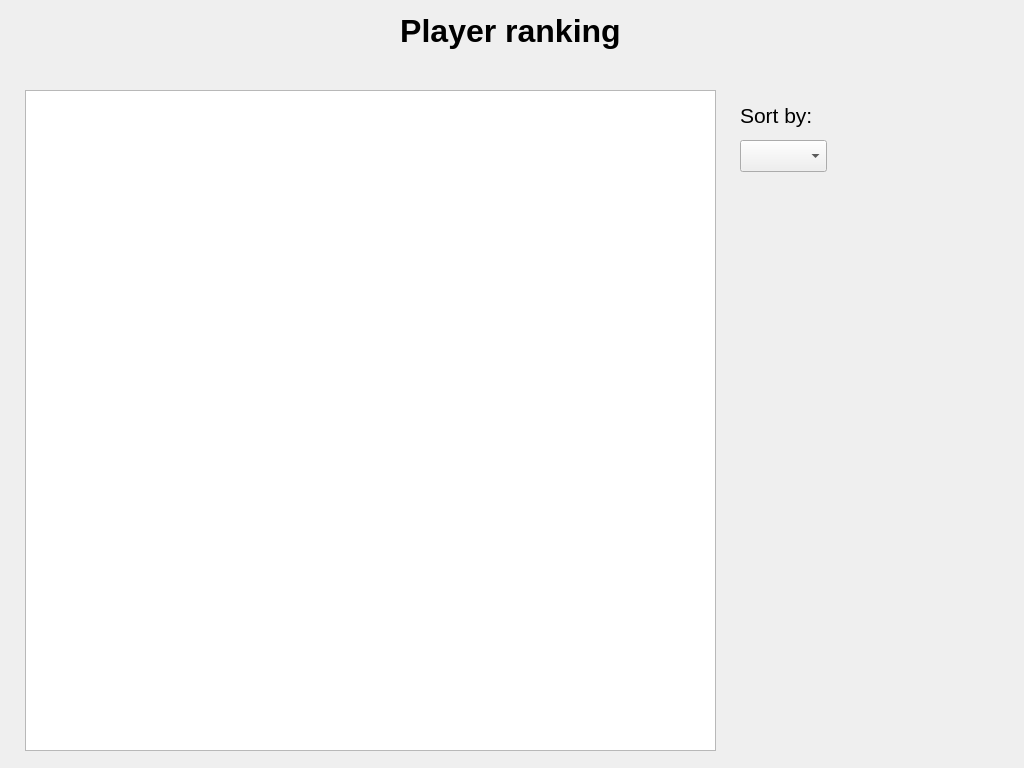
<?xml version="1.0" encoding="UTF-8"?>
<ui version="4.0">
 <class>RankingView</class>
 <widget class="QWidget" name="RankingView">
  <property name="geometry">
   <rect>
    <x>0</x>
    <y>0</y>
    <width>1024</width>
    <height>768</height>
   </rect>
  </property>
  <property name="windowTitle">
   <string>Form</string>
  </property>
  <widget class="QLabel" name="label">
   <property name="geometry">
    <rect>
     <x>10</x>
     <y>10</y>
     <width>1001</width>
     <height>41</height>
    </rect>
   </property>
   <property name="font">
    <font>
     <pointsize>24</pointsize>
     <weight>75</weight>
     <bold>true</bold>
    </font>
   </property>
   <property name="text">
    <string>Player ranking</string>
   </property>
   <property name="alignment">
    <set>Qt::AlignCenter</set>
   </property>
  </widget>
  <widget class="QTableWidget" name="ranking_table">
   <property name="geometry">
    <rect>
     <x>25</x>
     <y>90</y>
     <width>691</width>
     <height>661</height>
    </rect>
   </property>
  </widget>
  <widget class="QLabel" name="label_2">
   <property name="geometry">
    <rect>
     <x>740</x>
     <y>100</y>
     <width>121</width>
     <height>31</height>
    </rect>
   </property>
   <property name="font">
    <font>
     <pointsize>16</pointsize>
    </font>
   </property>
   <property name="text">
    <string>Sort by:</string>
   </property>
  </widget>
  <widget class="QComboBox" name="select_sort">
   <property name="geometry">
    <rect>
     <x>740</x>
     <y>140</y>
     <width>87</width>
     <height>32</height>
    </rect>
   </property>
  </widget>
 </widget>
 <resources/>
 <connections/>
</ui>
